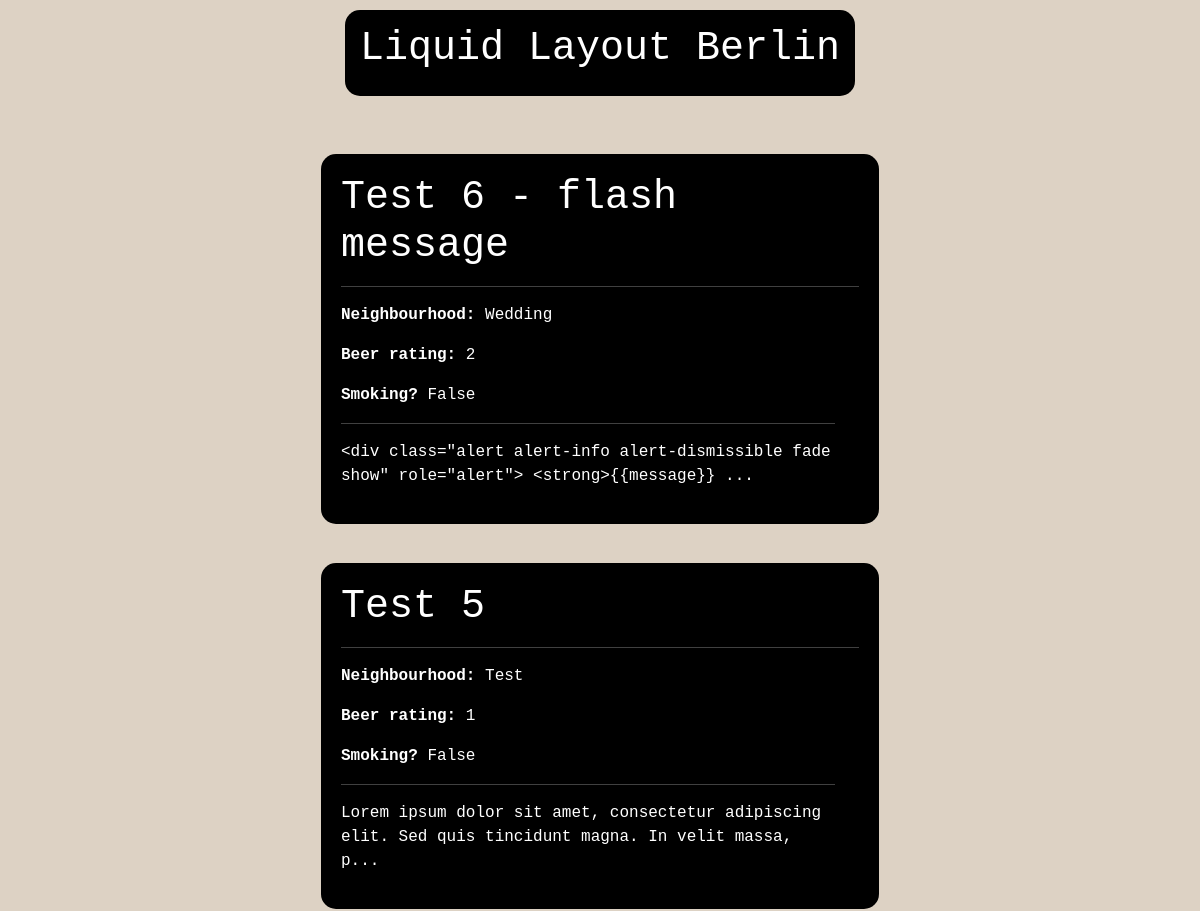
The page /index (upper part) on the database as committed earlier.
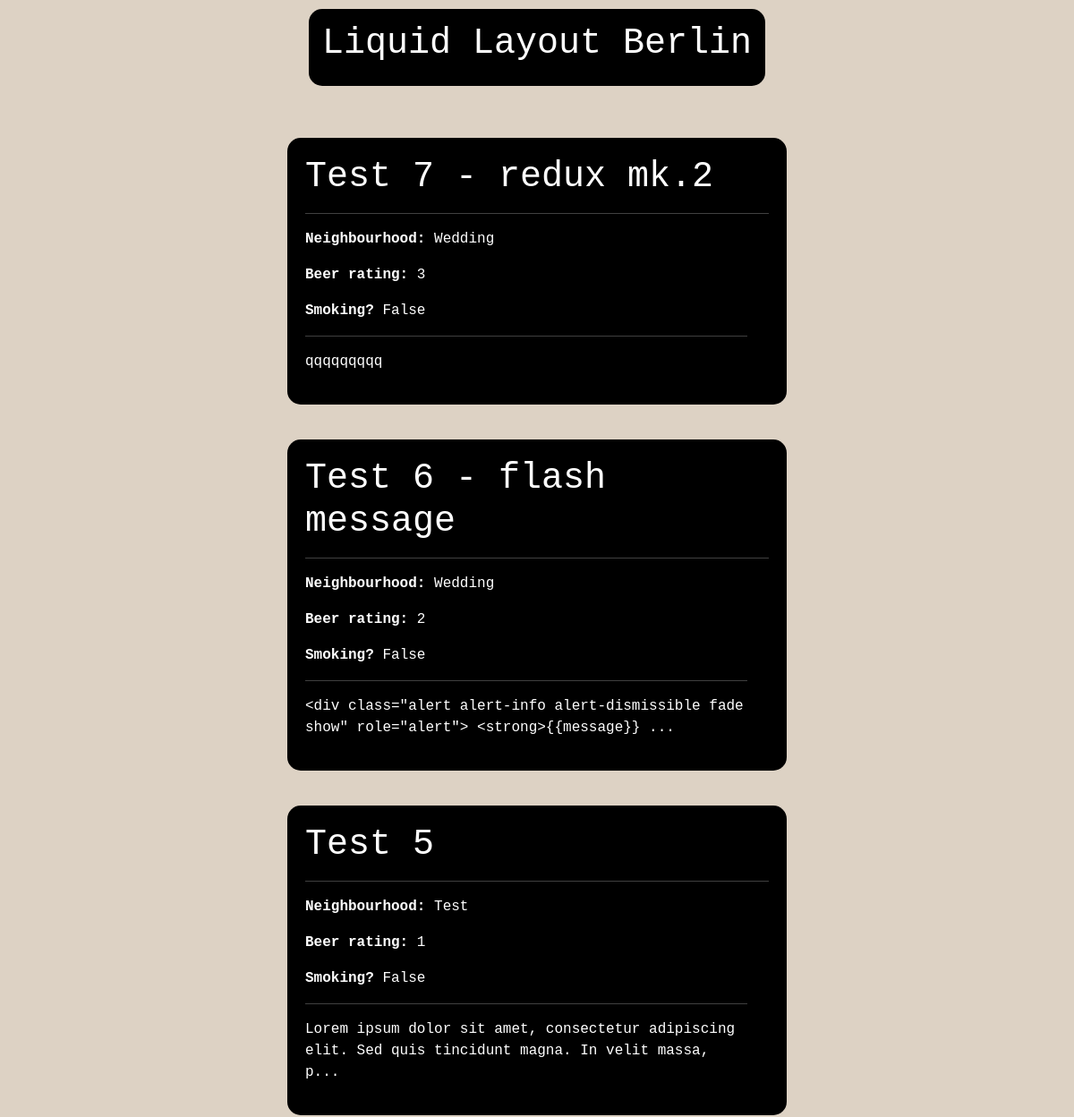
The same page on the database as committed later.
### app/models.py (models this page shows, shortened)
class Post(db.Model):
    id : so.Mapped[int] = so.mapped_column(primary_key=True)
    title : so.Mapped[str] = so.mapped_column(sa.String(64))
    body : so.Mapped[str] = so.mapped_column(sa.Text)
    map_embed : so.Mapped[str] = so.mapped_column(sa.Text, nullable=True)
    transit : so.Mapped[str] = so.mapped_column(sa.String(64))
    neighbourhood : so.Mapped[str] = so.mapped_column(sa.String(64))
    beer_rating : so.Mapped[str] = so.mapped_column(sa.Integer)
    guinness : so.Mapped[bool] = so.mapped_column(sa.Boolean)
    smoking : so.Mapped[bool] = so.mapped_column(sa.Boolean)
    music : so.Mapped[str] = so.mapped_column(sa.String(128))
    visible : so.Mapped[bool] = so.mapped_column(sa.Boolean, default=True, nullable=True)
    image_data: so.Mapped[bytes] = so.mapped_column(sa.LargeBinary, nullable=True)  # Store image data
    image_filename: so.Mapped[str] = so.mapped_column(sa.String(255), nullable=True)  # Store image filename
    timestamp : so.Mapped[datetime] = so.mapped_column(index=True, default=lambda: datetime.now(timezone.utc))
    user_id : so.Mapped[int] = so.mapped_column(sa.ForeignKey(User.id), index=True)
    author : so.Mapped[User] = so.relationship(back_populates="posts")

### app/routes.py (the view)
@app.route("/")
@app.route("/index")
def index():
    posts = Post.query.order_by(Post.timestamp.desc()).all()
    return render_template("index.html", title="Liquid Layout Berlin", posts=posts)

### app/templates/index.html
{% extends "base.html" %}
{% block content %}
{% for post in posts %}
    <div class="container text-left custom-post">
        <div class="row">
          <div class="col">
            <h1><a href="{{ url_for('posts', id=post.id) }}" class="a-custom">{{ post.title }}</a></h1><hr>
          </div>
          <div class="row">
            <div class="column">
                <p><b>Neighbourhood:</b> {{ post.neighbourhood }} </p>
            </div>
          </div>
          <div class="row">
            <div class="column">
                <p><b>Beer rating:</b> {{ post.beer_rating }} </p>
            </div>
          </div>
          <div class="row">
            <div class="column">
                <p><b>Smoking?</b> {{ post.smoking }} </p><hr>
            </div>
          </div>
          <div class="row">
            <div class="column">
                <p>{{ post.body[:100] }}{% if post.body|length > 100 %}...{% endif %}</p>
            </div>
          </div>
        </div>
      </div><br>
{% endfor %}
{% endblock %}

### app/templates/base.html (shortened to what this page needs)
<!doctype html>
<html>
    <head>
      <link href="https://cdn.jsdelivr.net/npm/bootstrap@5.3.3/dist/css/bootstrap.min.css" rel="stylesheet">
      <link rel="stylesheet" href="{{ url_for('static', filename='css/custom.css') }}">
    </head>
    <body class="d-flex flex-column min-vh-100">
      <div class="container-flex text-center banner">
        <div class="row">
          <div class="column">
            <h1><a href="{{ url_for('index') }}" class="a-custom">Liquid Layout Berlin</a></h1>
          </div>
        </div>
      </div><br>
      <div class="container mt-4">
        {% block content %}{% endblock %}
        </div>
    </body>
</html>

### app/static/css/custom.css (style rules this page uses)
body { background-color: #ddd2c4; display: flex; flex-direction: column; min-height: 100vh; font-family: "Monaco", monospace; }
.custom-post { background-color: black; color: white; border-radius: 15px; max-width: 50%; padding: 20px; margin-bottom: 15px; }
.a-custom { color: white; text-decoration: none; }
.banner { background-color: black; color: white; border-radius: 15px; padding: 15px; margin: 10px auto; }

Rows that differ between the two databases and show on the page:
added Post: title "Test 7 - redux mk.2", neighbourhood "Wedding", beer_rating "3", smoking "False", body "qqqqqqqqq"
